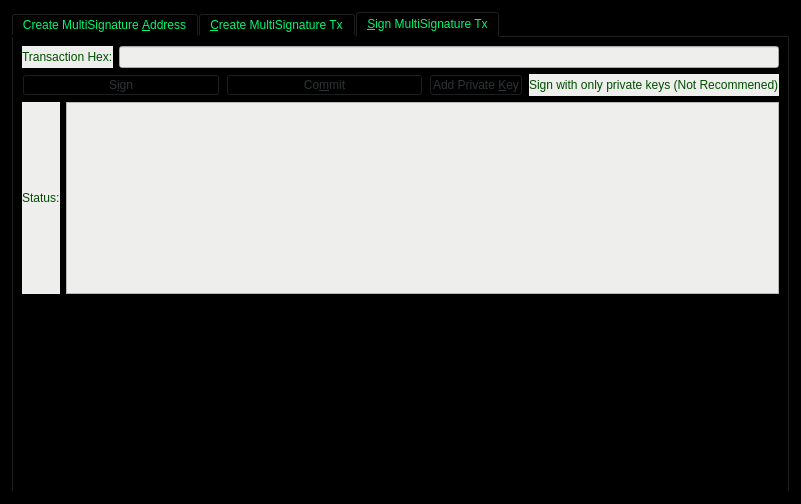
<?xml version="1.0" encoding="UTF-8"?>
<ui version="4.0">
 <class>MultisigDialog</class>
 <widget class="QDialog" name="MultisigDialog">
  <property name="geometry">
   <rect>
    <x>0</x>
    <y>0</y>
    <width>801</width>
    <height>504</height>
   </rect>
  </property>
  <property name="sizePolicy">
   <sizepolicy hsizetype="Fixed" vsizetype="Fixed">
    <horstretch>0</horstretch>
    <verstretch>0</verstretch>
   </sizepolicy>
  </property>
  <property name="windowTitle">
   <string>Multisignature Address Interactions</string>
  </property>
  <property name="styleSheet">
   <string notr="true">background-color: rgb(0, 0, 0);
color: rgb(1, 248, 113);</string>
  </property>
  <layout class="QVBoxLayout" name="verticalLayout_8">
   <item>
    <widget class="QTabWidget" name="multisigTabWidget">
     <property name="styleSheet">
      <string notr="true">QScrollArea{border: 1px solid #5b4c7c;}
QFrame{background-color:#f2f0f0;}
QLabel{background-color:#ffffff;}
QFrame &gt; QLabel{background-color:#f2f0f0;}</string>
     </property>
     <property name="currentIndex">
      <number>2</number>
     </property>
     <widget class="QWidget" name="addMultisigTab">
      <property name="sizePolicy">
       <sizepolicy hsizetype="Minimum" vsizetype="Minimum">
        <horstretch>0</horstretch>
        <verstretch>0</verstretch>
       </sizepolicy>
      </property>
      <attribute name="title">
       <string>Create MultiSignature &amp;Address</string>
      </attribute>
      <layout class="QVBoxLayout" name="verticalLayout">
       <item>
        <layout class="QHBoxLayout" name="enterMLayout">
         <item>
          <widget class="QSpinBox" name="enterMSpinbox">
           <property name="sizePolicy">
            <sizepolicy hsizetype="Fixed" vsizetype="Fixed">
             <horstretch>0</horstretch>
             <verstretch>0</verstretch>
            </sizepolicy>
           </property>
           <property name="toolTip">
            <string>How many people must sign to verify a transaction</string>
           </property>
           <property name="minimum">
            <number>1</number>
           </property>
           <property name="maximum">
            <number>16</number>
           </property>
           <property name="value">
            <number>1</number>
           </property>
          </widget>
         </item>
         <item>
          <widget class="QLabel" name="enterMLabel">
           <property name="text">
            <string>Enter the minimum number of signatures required to sign transactions</string>
           </property>
          </widget>
         </item>
        </layout>
       </item>
       <item>
        <layout class="QHBoxLayout" name="addressLabelLayout">
         <item>
          <widget class="QLabel" name="addressLableLabel">
           <property name="text">
            <string>Address Label:</string>
           </property>
          </widget>
         </item>
         <item>
          <widget class="QLineEdit" name="multisigAddressLabel"/>
         </item>
        </layout>
       </item>
       <item>
        <layout class="QHBoxLayout" name="addAddressLayout">
         <item>
          <widget class="QPushButton" name="addAddressButton">
           <property name="toolTip">
            <string>Add another address that could sign to verify a transaction from the multisig address.</string>
           </property>
           <property name="styleSheet">
            <string notr="true">color: rgb(46, 52, 54);</string>
           </property>
           <property name="text">
            <string>&amp;Add Address / Key</string>
           </property>
           <property name="icon">
            <iconset resource="../XVGDG.qrc">
             <normaloff>:/icons/add</normaloff>:/icons/add</iconset>
           </property>
           <property name="autoDefault">
            <bool>false</bool>
           </property>
          </widget>
         </item>
         <item>
          <widget class="QLabel" name="addAddressLabel">
           <property name="sizePolicy">
            <sizepolicy hsizetype="Preferred" vsizetype="Fixed">
             <horstretch>0</horstretch>
             <verstretch>0</verstretch>
            </sizepolicy>
           </property>
           <property name="text">
            <string>Local addresses or public keys that can sign:</string>
           </property>
          </widget>
         </item>
         <item>
          <spacer name="addAddressSpacer_2">
           <property name="orientation">
            <enum>Qt::Horizontal</enum>
           </property>
           <property name="sizeHint" stdset="0">
            <size>
             <width>40</width>
             <height>10</height>
            </size>
           </property>
          </spacer>
         </item>
        </layout>
       </item>
       <item>
        <widget class="QScrollArea" name="addAddressScrollArea">
         <property name="sizePolicy">
          <sizepolicy hsizetype="Preferred" vsizetype="Expanding">
           <horstretch>0</horstretch>
           <verstretch>0</verstretch>
          </sizepolicy>
         </property>
         <property name="widgetResizable">
          <bool>true</bool>
         </property>
         <widget class="QWidget" name="addAddressWidget">
          <property name="geometry">
           <rect>
            <x>0</x>
            <y>0</y>
            <width>80</width>
            <height>26</height>
           </rect>
          </property>
          <layout class="QVBoxLayout" name="verticalLayout_5">
           <item>
            <layout class="QVBoxLayout" name="addressList"/>
           </item>
           <item>
            <spacer name="verticalSpacer">
             <property name="orientation">
              <enum>Qt::Vertical</enum>
             </property>
             <property name="sizeHint" stdset="0">
              <size>
               <width>20</width>
               <height>40</height>
              </size>
             </property>
            </spacer>
           </item>
          </layout>
         </widget>
        </widget>
       </item>
       <item>
        <layout class="QHBoxLayout" name="addMultisigLayout">
         <item>
          <widget class="QPushButton" name="addMultisigButton">
           <property name="sizePolicy">
            <sizepolicy hsizetype="Preferred" vsizetype="Fixed">
             <horstretch>0</horstretch>
             <verstretch>0</verstretch>
            </sizepolicy>
           </property>
           <property name="toolTip">
            <string>Create a new multisig address</string>
           </property>
           <property name="toolTipDuration">
            <number>-3</number>
           </property>
           <property name="styleSheet">
            <string notr="true">color: rgb(46, 52, 54);</string>
           </property>
           <property name="text">
            <string>C&amp;reate</string>
           </property>
           <property name="icon">
            <iconset resource="../XVGDG.qrc">
             <normaloff>:/icons/filesave</normaloff>:/icons/filesave</iconset>
           </property>
           <property name="autoDefault">
            <bool>false</bool>
           </property>
          </widget>
         </item>
         <item>
          <widget class="QLabel" name="label">
           <property name="text">
            <string>Status:</string>
           </property>
          </widget>
         </item>
         <item>
          <widget class="QTextEdit" name="addMultisigStatus">
           <property name="sizePolicy">
            <sizepolicy hsizetype="Expanding" vsizetype="Fixed">
             <horstretch>0</horstretch>
             <verstretch>0</verstretch>
            </sizepolicy>
           </property>
           <property name="maximumSize">
            <size>
             <width>16777215</width>
             <height>75</height>
            </size>
           </property>
           <property name="readOnly">
            <bool>true</bool>
           </property>
           <property name="textInteractionFlags">
            <set>Qt::TextSelectableByKeyboard|Qt::TextSelectableByMouse</set>
           </property>
          </widget>
         </item>
        </layout>
       </item>
       <item>
        <widget class="QLabel" name="label_2">
         <property name="sizePolicy">
          <sizepolicy hsizetype="Preferred" vsizetype="Preferred">
           <horstretch>0</horstretch>
           <verstretch>0</verstretch>
          </sizepolicy>
         </property>
         <property name="text">
          <string>Use below to quickly import an address by its redeem. Don't forget to add a label before clicking import!
Keep in mind, the wallet will rescan the blockchain to find transactions containing the new address.
Please be patient after clicking import.</string>
         </property>
         <property name="scaledContents">
          <bool>false</bool>
         </property>
         <property name="wordWrap">
          <bool>true</bool>
         </property>
        </widget>
       </item>
       <item>
        <layout class="QHBoxLayout" name="importLayout">
         <item>
          <widget class="QPushButton" name="importAddressButton">
           <property name="sizePolicy">
            <sizepolicy hsizetype="Fixed" vsizetype="Fixed">
             <horstretch>0</horstretch>
             <verstretch>0</verstretch>
            </sizepolicy>
           </property>
           <property name="styleSheet">
            <string notr="true">color: rgb(46, 52, 54);</string>
           </property>
           <property name="text">
            <string>&amp;Import Redeem</string>
           </property>
           <property name="icon">
            <iconset resource="../XVGDG.qrc">
             <normaloff>:/icons/receiving_addresses</normaloff>:/icons/receiving_addresses</iconset>
           </property>
          </widget>
         </item>
         <item>
          <widget class="QLineEdit" name="importRedeem">
           <property name="sizePolicy">
            <sizepolicy hsizetype="Preferred" vsizetype="Fixed">
             <horstretch>0</horstretch>
             <verstretch>0</verstretch>
            </sizepolicy>
           </property>
          </widget>
         </item>
        </layout>
       </item>
      </layout>
     </widget>
     <widget class="QWidget" name="createTransactionTab">
      <attribute name="title">
       <string>&amp;Create MultiSignature Tx</string>
      </attribute>
      <layout class="QVBoxLayout" name="verticalLayout_3">
       <item>
        <layout class="QHBoxLayout" name="horizontalLayout_2">
         <item>
          <layout class="QVBoxLayout" name="createTxLayout">
           <item>
            <layout class="QHBoxLayout" name="addTxInputLayout">
             <item>
              <widget class="QLabel" name="addTxInputLabel">
               <property name="sizePolicy">
                <sizepolicy hsizetype="Fixed" vsizetype="Preferred">
                 <horstretch>0</horstretch>
                 <verstretch>0</verstretch>
                </sizepolicy>
               </property>
               <property name="text">
                <string>Inputs:</string>
               </property>
              </widget>
             </item>
             <item>
              <widget class="QPushButton" name="pushButtonCoinControl">
               <property name="sizePolicy">
                <sizepolicy hsizetype="Preferred" vsizetype="Fixed">
                 <horstretch>0</horstretch>
                 <verstretch>0</verstretch>
                </sizepolicy>
               </property>
               <property name="styleSheet">
                <string notr="true">color: rgb(46, 52, 54);</string>
               </property>
               <property name="text">
                <string>Coin Control</string>
               </property>
              </widget>
             </item>
             <item>
              <layout class="QFormLayout" name="formLayout_2">
               <property name="rightMargin">
                <number>10</number>
               </property>
               <item row="0" column="0">
                <widget class="QLabel" name="labelQuantity">
                 <property name="text">
                  <string>Quantity Selected:</string>
                 </property>
                </widget>
               </item>
               <item row="0" column="1">
                <widget class="QLabel" name="labelQuantity_int">
                 <property name="text">
                  <string>0</string>
                 </property>
                </widget>
               </item>
               <item row="1" column="0">
                <widget class="QLabel" name="labelAmount">
                 <property name="text">
                  <string>Amount:</string>
                 </property>
                </widget>
               </item>
               <item row="1" column="1">
                <widget class="QLabel" name="labelAmount_int">
                 <property name="text">
                  <string>0</string>
                 </property>
                </widget>
               </item>
              </layout>
             </item>
             <item>
              <widget class="QPushButton" name="addInputButton">
               <property name="sizePolicy">
                <sizepolicy hsizetype="Preferred" vsizetype="Fixed">
                 <horstretch>0</horstretch>
                 <verstretch>0</verstretch>
                </sizepolicy>
               </property>
               <property name="toolTip">
                <string>Add an input to fund the outputs</string>
               </property>
               <property name="styleSheet">
                <string notr="true">color: rgb(46, 52, 54);</string>
               </property>
               <property name="text">
                <string>Add a Raw Input</string>
               </property>
               <property name="icon">
                <iconset resource="../XVGDG.qrc">
                 <normaloff>:/css/default</normaloff>:/css/default</iconset>
               </property>
              </widget>
             </item>
            </layout>
           </item>
           <item>
            <widget class="QScrollArea" name="txInputsScrollArea">
             <property name="sizePolicy">
              <sizepolicy hsizetype="Preferred" vsizetype="Expanding">
               <horstretch>0</horstretch>
               <verstretch>0</verstretch>
              </sizepolicy>
             </property>
             <property name="widgetResizable">
              <bool>true</bool>
             </property>
             <widget class="QWidget" name="txInputsWidget">
              <property name="geometry">
               <rect>
                <x>0</x>
                <y>0</y>
                <width>98</width>
                <height>28</height>
               </rect>
              </property>
              <layout class="QVBoxLayout" name="verticalLayout_7">
               <item>
                <layout class="QVBoxLayout" name="inputsList"/>
               </item>
               <item>
                <spacer name="txInputsSpacer">
                 <property name="orientation">
                  <enum>Qt::Vertical</enum>
                 </property>
                 <property name="sizeHint" stdset="0">
                  <size>
                   <width>20</width>
                   <height>40</height>
                  </size>
                 </property>
                </spacer>
               </item>
              </layout>
             </widget>
            </widget>
           </item>
           <item>
            <layout class="QHBoxLayout" name="addDestinationLayout">
             <item>
              <widget class="QLabel" name="addDestinationLabel">
               <property name="text">
                <string>Address / Amount:</string>
               </property>
              </widget>
             </item>
             <item>
              <widget class="QPushButton" name="addDestinationButton">
               <property name="sizePolicy">
                <sizepolicy hsizetype="Fixed" vsizetype="Fixed">
                 <horstretch>0</horstretch>
                 <verstretch>0</verstretch>
                </sizepolicy>
               </property>
               <property name="toolTip">
                <string>Add destinations to send XVGDG to</string>
               </property>
               <property name="styleSheet">
                <string notr="true">color: rgb(46, 52, 54);</string>
               </property>
               <property name="text">
                <string>Add &amp;Destination</string>
               </property>
               <property name="icon">
                <iconset resource="../XVGDG.qrc">
                 <normaloff>:/icons/add</normaloff>:/icons/add</iconset>
               </property>
              </widget>
             </item>
             <item>
              <spacer name="addDestinationHorizontalSpacer">
               <property name="orientation">
                <enum>Qt::Horizontal</enum>
               </property>
               <property name="sizeHint" stdset="0">
                <size>
                 <width>40</width>
                 <height>20</height>
                </size>
               </property>
              </spacer>
             </item>
            </layout>
           </item>
           <item>
            <widget class="QScrollArea" name="destionationsScrollArea">
             <property name="sizePolicy">
              <sizepolicy hsizetype="Expanding" vsizetype="Expanding">
               <horstretch>0</horstretch>
               <verstretch>0</verstretch>
              </sizepolicy>
             </property>
             <property name="widgetResizable">
              <bool>true</bool>
             </property>
             <widget class="QWidget" name="destinationsScrollAreaContents">
              <property name="geometry">
               <rect>
                <x>0</x>
                <y>0</y>
                <width>98</width>
                <height>28</height>
               </rect>
              </property>
              <layout class="QVBoxLayout" name="verticalLayout_11">
               <item>
                <layout class="QVBoxLayout" name="destinationsList"/>
               </item>
               <item>
                <spacer name="destinationsSpacer">
                 <property name="orientation">
                  <enum>Qt::Vertical</enum>
                 </property>
                 <property name="sizeHint" stdset="0">
                  <size>
                   <width>20</width>
                   <height>20</height>
                  </size>
                 </property>
                </spacer>
               </item>
              </layout>
             </widget>
            </widget>
           </item>
           <item>
            <layout class="QHBoxLayout" name="horizontalLayout_4">
             <item>
              <widget class="QPushButton" name="createButton">
               <property name="sizePolicy">
                <sizepolicy hsizetype="Fixed" vsizetype="Fixed">
                 <horstretch>0</horstretch>
                 <verstretch>0</verstretch>
                </sizepolicy>
               </property>
               <property name="minimumSize">
                <size>
                 <width>150</width>
                 <height>0</height>
                </size>
               </property>
               <property name="toolTip">
                <string>Create a transaction object using the given inputs to the given outputs</string>
               </property>
               <property name="styleSheet">
                <string notr="true">color: rgb(46, 52, 54);</string>
               </property>
               <property name="text">
                <string>Cr&amp;eate</string>
               </property>
               <property name="icon">
                <iconset resource="../XVGDG.qrc">
                 <normaloff>:/icons/export</normaloff>:/icons/export</iconset>
               </property>
               <property name="autoDefault">
                <bool>false</bool>
               </property>
               <property name="default">
                <bool>true</bool>
               </property>
              </widget>
             </item>
             <item>
              <widget class="QLabel" name="createButtonLabel">
               <property name="sizePolicy">
                <sizepolicy hsizetype="Fixed" vsizetype="Preferred">
                 <horstretch>0</horstretch>
                 <verstretch>0</verstretch>
                </sizepolicy>
               </property>
               <property name="text">
                <string>Status:</string>
               </property>
               <property name="alignment">
                <set>Qt::AlignRight|Qt::AlignTrailing|Qt::AlignVCenter</set>
               </property>
              </widget>
             </item>
             <item>
              <widget class="QTextEdit" name="createButtonStatus">
               <property name="sizePolicy">
                <sizepolicy hsizetype="Expanding" vsizetype="Minimum">
                 <horstretch>0</horstretch>
                 <verstretch>0</verstretch>
                </sizepolicy>
               </property>
               <property name="maximumSize">
                <size>
                 <width>16777215</width>
                 <height>16777215</height>
                </size>
               </property>
               <property name="readOnly">
                <bool>true</bool>
               </property>
               <property name="html">
                <string>&lt;!DOCTYPE HTML PUBLIC &quot;-//W3C//DTD HTML 4.0//EN&quot; &quot;http://www.w3.org/TR/REC-html40/strict.dtd&quot;&gt;
&lt;html&gt;&lt;head&gt;&lt;meta name=&quot;qrichtext&quot; content=&quot;1&quot; /&gt;&lt;style type=&quot;text/css&quot;&gt;
p, li { white-space: pre-wrap; }
&lt;/style&gt;&lt;/head&gt;&lt;body style=&quot; font-family:'Ubuntu'; font-size:11pt; font-weight:400; font-style:normal;&quot;&gt;
&lt;p style=&quot;-qt-paragraph-type:empty; margin-top:0px; margin-bottom:0px; margin-left:0px; margin-right:0px; -qt-block-indent:0; text-indent:0px; font-family:'Noto Sans'; font-size:9pt;&quot;&gt;&lt;br /&gt;&lt;/p&gt;&lt;/body&gt;&lt;/html&gt;</string>
               </property>
              </widget>
             </item>
            </layout>
           </item>
          </layout>
         </item>
         <item>
          <layout class="QHBoxLayout" name="horizontalLayout_3"/>
         </item>
        </layout>
       </item>
      </layout>
     </widget>
     <widget class="QWidget" name="signMultisigTransaction">
      <property name="styleSheet">
       <string notr="true">txScrollArea:{
	border: 1px solid #5b4c7c;
}
keyScrollArea:{
	border: 1px solid #5b4c7c;
}
txScrollArea:{
	border: 1px solid #5b4c7c;
}</string>
      </property>
      <attribute name="title">
       <string>&amp;Sign MultiSignature Tx</string>
      </attribute>
      <layout class="QVBoxLayout" name="verticalLayout_4">
       <item>
        <layout class="QHBoxLayout" name="transactionHexLayout">
         <item>
          <widget class="QLabel" name="transactionHexLabel">
           <property name="styleSheet">
            <string notr="true">background-color: rgb(238, 238, 236);color: rgb(0, 77, 0);</string>
           </property>
           <property name="text">
            <string>Transaction Hex:</string>
           </property>
          </widget>
         </item>
         <item>
          <widget class="QLineEdit" name="transactionHex">
           <property name="toolTip">
            <string/>
           </property>
           <property name="styleSheet">
            <string notr="true">background-color: rgb(238, 238, 236);color: rgb(0, 77, 0);</string>
           </property>
          </widget>
         </item>
        </layout>
       </item>
       <item>
        <layout class="QHBoxLayout" name="horizontalLayout">
         <item>
          <layout class="QVBoxLayout" name="verticalLayout_2">
           <item>
            <layout class="QHBoxLayout" name="horizontalLayout_7">
             <item>
              <widget class="QPushButton" name="signButton">
               <property name="sizePolicy">
                <sizepolicy hsizetype="Preferred" vsizetype="Fixed">
                 <horstretch>0</horstretch>
                 <verstretch>0</verstretch>
                </sizepolicy>
               </property>
               <property name="minimumSize">
                <size>
                 <width>150</width>
                 <height>0</height>
                </size>
               </property>
               <property name="toolTip">
                <string>Sign the transaction from this wallet or from provided private keys</string>
               </property>
               <property name="styleSheet">
                <string notr="true">color: rgb(46, 52, 54);</string>
               </property>
               <property name="text">
                <string>S&amp;ign</string>
               </property>
               <property name="icon">
                <iconset resource="../XVGDG.qrc">
                 <normaloff>:/icons/edit</normaloff>:/icons/edit</iconset>
               </property>
               <property name="autoDefault">
                <bool>false</bool>
               </property>
               <property name="default">
                <bool>true</bool>
               </property>
              </widget>
             </item>
             <item>
              <widget class="QPushButton" name="commitButton">
               <property name="enabled">
                <bool>false</bool>
               </property>
               <property name="sizePolicy">
                <sizepolicy hsizetype="Preferred" vsizetype="Fixed">
                 <horstretch>0</horstretch>
                 <verstretch>0</verstretch>
                </sizepolicy>
               </property>
               <property name="toolTip">
                <string>&lt;html&gt;&lt;head/&gt;&lt;body&gt;&lt;p&gt;DISABLED until transaction has been signed enough times.&lt;/p&gt;&lt;/body&gt;&lt;/html&gt;</string>
               </property>
               <property name="autoFillBackground">
                <bool>false</bool>
               </property>
               <property name="styleSheet">
                <string notr="true">color: rgb(46, 52, 54);</string>
               </property>
               <property name="text">
                <string>Co&amp;mmit</string>
               </property>
               <property name="icon">
                <iconset resource="../XVGDG.qrc">
                 <normaloff>:/icons/send</normaloff>:/icons/send</iconset>
               </property>
               <property name="autoDefault">
                <bool>true</bool>
               </property>
              </widget>
             </item>
             <item>
              <layout class="QHBoxLayout" name="addPrivKeyLayout">
               <item>
                <widget class="QPushButton" name="addPrivKeyButton">
                 <property name="sizePolicy">
                  <sizepolicy hsizetype="Fixed" vsizetype="Fixed">
                   <horstretch>0</horstretch>
                   <verstretch>0</verstretch>
                  </sizepolicy>
                 </property>
                 <property name="toolTip">
                  <string>Add private keys to sign the transaction with</string>
                 </property>
                 <property name="styleSheet">
                  <string notr="true">color: rgb(46, 52, 54);</string>
                 </property>
                 <property name="text">
                  <string>Add Private &amp;Key</string>
                 </property>
                 <property name="icon">
                  <iconset resource="../XVGDG.qrc">
                   <normaloff>:/icons/add</normaloff>:/icons/add</iconset>
                 </property>
                </widget>
               </item>
               <item>
                <widget class="QLabel" name="addPrivKeyLabel">
                 <property name="styleSheet">
                  <string notr="true">background-color: rgb(238, 238, 236);color: rgb(0, 77, 0);</string>
                 </property>
                 <property name="text">
                  <string>Sign with only private keys (Not Recommened)</string>
                 </property>
                </widget>
               </item>
              </layout>
             </item>
            </layout>
           </item>
           <item>
            <layout class="QHBoxLayout" name="horizontalLayout_5">
             <item>
              <widget class="QLabel" name="signButtonStatusLabel">
               <property name="styleSheet">
                <string notr="true">background-color: rgb(238, 238, 236);color: rgb(0, 77, 0);</string>
               </property>
               <property name="text">
                <string>Status:</string>
               </property>
              </widget>
             </item>
             <item>
              <widget class="QTextEdit" name="signButtonStatus">
               <property name="sizePolicy">
                <sizepolicy hsizetype="Expanding" vsizetype="Preferred">
                 <horstretch>0</horstretch>
                 <verstretch>0</verstretch>
                </sizepolicy>
               </property>
               <property name="maximumSize">
                <size>
                 <width>16777215</width>
                 <height>16777215</height>
                </size>
               </property>
               <property name="styleSheet">
                <string notr="true">background-color: rgb(238, 238, 236);color: rgb(0, 77, 0);</string>
               </property>
               <property name="verticalScrollBarPolicy">
                <enum>Qt::ScrollBarAsNeeded</enum>
               </property>
               <property name="readOnly">
                <bool>true</bool>
               </property>
               <property name="textInteractionFlags">
                <set>Qt::TextSelectableByKeyboard|Qt::TextSelectableByMouse</set>
               </property>
              </widget>
             </item>
            </layout>
           </item>
           <item>
            <widget class="QScrollArea" name="keyScrollArea">
             <property name="sizePolicy">
              <sizepolicy hsizetype="Expanding" vsizetype="Expanding">
               <horstretch>0</horstretch>
               <verstretch>0</verstretch>
              </sizepolicy>
             </property>
             <property name="widgetResizable">
              <bool>true</bool>
             </property>
             <widget class="QWidget" name="keyScrollAreaContents">
              <property name="geometry">
               <rect>
                <x>0</x>
                <y>0</y>
                <width>755</width>
                <height>68</height>
               </rect>
              </property>
              <layout class="QVBoxLayout" name="verticalLayout_9">
               <item>
                <layout class="QVBoxLayout" name="keyList"/>
               </item>
               <item>
                <spacer name="keySpacer">
                 <property name="orientation">
                  <enum>Qt::Vertical</enum>
                 </property>
                 <property name="sizeHint" stdset="0">
                  <size>
                   <width>20</width>
                   <height>40</height>
                  </size>
                 </property>
                </spacer>
               </item>
              </layout>
             </widget>
            </widget>
           </item>
          </layout>
         </item>
        </layout>
       </item>
       <item>
        <spacer name="verticalSpacer_2">
         <property name="orientation">
          <enum>Qt::Vertical</enum>
         </property>
         <property name="sizeHint" stdset="0">
          <size>
           <width>20</width>
           <height>40</height>
          </size>
         </property>
        </spacer>
       </item>
      </layout>
     </widget>
    </widget>
   </item>
  </layout>
 </widget>
 <resources>
  <include location="../XVGDG.qrc"/>
 </resources>
 <connections/>
</ui>
